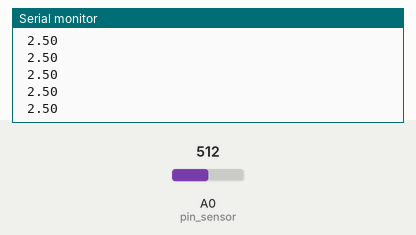
This sketch was run on a simulated Arduino Uno, built with avr-gcc and run on an emulated ATmega328P. Shown: the last lines printed to the serial monitor. Inputs (shaded band) come from the test bench; at power-on: A0 (pin_sensor) = 512.

Above: at 1.2 s.
1.3 s: A0 (pin_sensor) set to 716
At 1.31 s:
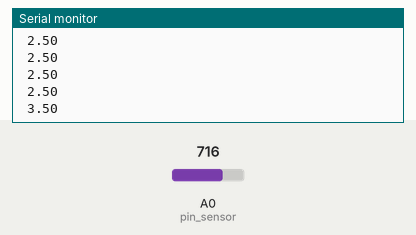
2.8 s: A0 (pin_sensor) set to 900
At 2.81 s:
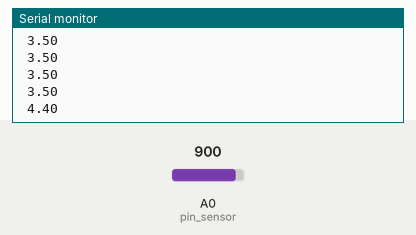
Timing chart, 0 to 5.8 s (numbered marks = the images above; inputs shaded):
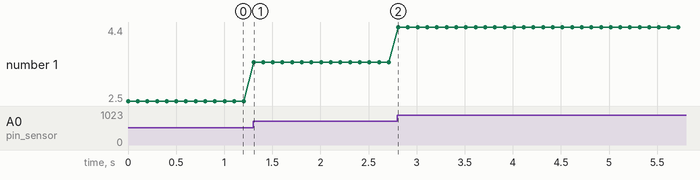

The sketch:

comunicacion_arduino.ino
```cpp
#define pin_sensor A0
float Analog;


void setup() {
  // put your setup code here, to run once:
  pinMode (pin_sensor, INPUT);
  Serial.begin(9600);

}

void loop() {
  char buffer[30];
  char destination[8];
  float Analog = analogRead(pin_sensor)*(5.0 / 1023.0);
  dtostrf(Analog,5,2,destination); /*Double converted to string*/
  snprintf(buffer,  sizeof(buffer), "%s", destination);
  Serial.println(buffer);
  delay(100);

}
```

Measured:
- after the input at 1.3 s, the serial monitor: prints a new line at once (image 1)
- after the input at 2.8 s, the serial monitor: prints a new line at once (image 2)
- plotted number 1: 2.5 → 3.5 after the input at 1.3 s, 3.5 → 4.4 after the input at 2.8 s
